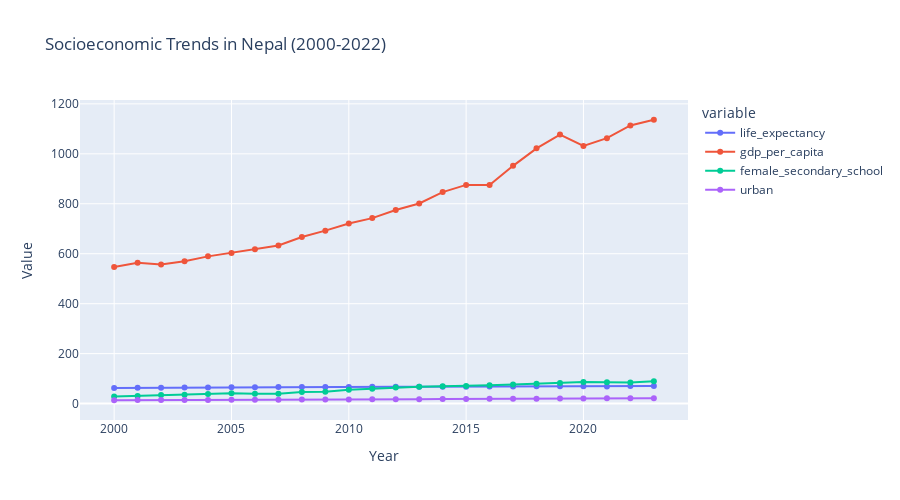

Notebook code for this chart:
### Code cell
# Socioeconomic Trends (Interactive)
fig = px.line(df_nepal, x='year', y=['life_expectancy','gdp_per_capita',
                                     'female_secondary_school','urban'],
              title='Socioeconomic Trends in Nepal (2000-2022)',
              markers=True)
fig.update_layout(xaxis_title='Year', yaxis_title='Value')
fig.show()

### Figure 1 — Plotly figure (JSON) as saved in the notebook; plotly's stock layout.template omitted (floating-point values rounded to 4 significant figures)
{"data": [{"hovertemplate": "variable=life_expectancy<br>year=%{x}<br>value=%{y}<extra></extra>", "legendgroup": "life_expectancy", "line": {"color": "#636efa", "dash": "solid"}, "marker": {"symbol": "circle"}, "mode": "lines+markers", "name": "life_expectancy", "orientation": "v", "showlegend": true, "type": "scatter", "x": [2000, 2001, 2002, 2003, 2004, 2005, 2006, 2007, 2008, 2009, 2010, 2011, 2012, 2013, 2014, 2015, 2016, 2017, 2018, 2019, 2020, 2021, 2022, 2023], "xaxis": "x", "y": [62.64, 63.29, 63.51, 64.23, 64.74, 65.28, 65.89, 66.17, 66.44, 66.6, 66.77, 67.12, 67.36, 67.6, 67.81, 67.37, 68.44, 68.74, 69.04, 69.3, 69.11, 68.39, 70.09, 70.35], "yaxis": "y"}, {"hovertemplate": "variable=gdp_per_capita<br>year=%{x}<br>value=%{y}<extra></extra>", "legendgroup": "gdp_per_capita", "line": {"color": "#EF553B", "dash": "solid"}, "marker": {"symbol": "circle"}, "mode": "lines+markers", "name": "gdp_per_capita", "orientation": "v", "showlegend": true, "type": "scatter", "x": [2000, 2001, 2002, 2003, 2004, 2005, 2006, 2007, 2008, 2009, 2010, 2011, 2012, 2013, 2014, 2015, 2016, 2017, 2018, 2019, 2020, 2021, 2022, 2023], "xaxis": "x", "y": [547.2, 564.3, 556.4, 570.3, 589.5, 603.2, 617.5, 633.2, 666.9, 692.4, 721.3, 742.6, 775.3, 801.0, 846.7, 875.5, 875.2, 951.9, 1022.0, 1077.0, 1032.0, 1063.0, 1114.0, 1136.0], "yaxis": "y"}, {"hovertemplate": "variable=female_secondary_school<br>year=%{x}<br>value=%{y}<extra></extra>", "legendgroup": "female_secondary_school", "line": {"color": "#00cc96", "dash": "solid"}, "marker": {"symbol": "circle"}, "mode": "lines+markers", "name": "female_secondary_school", "orientation": "v", "showlegend": true, "type": "scatter", "x": [2000, 2001, 2002, 2003, 2004, 2005, 2006, 2007, 2008, 2009, 2010, 2011, 2012, 2013, 2014, 2015, 2016, 2017, 2018, 2019, 2020, 2021, 2022, 2023], "xaxis": "x", "y": [27.95, 30.45, 34.06, 35.72, 38.38, 41.04, 39.52, 39.88, 46.2, 47.01, 55.61, 59.74, 64.91, 67.37, 69.3, 70.3, 73.28, 76.63, 79.59, 82.56, 86.43, 85.1, 84.35, 89.73], "yaxis": "y"}, {"hovertemplate": "variable=urban<br>year=%{x}<br>value=%{y}<extra></extra>", "legendgroup": "urban", "line": {"color": "#ab63fa", "dash": "solid"}, "marker": {"symbol": "circle"}, "mode": "lines+markers", "name": "urban", "orientation": "v", "showlegend": true, "type": "scatter", "x": [2000, 2001, 2002, 2003, 2004, 2005, 2006, 2007, 2008, 2009, 2010, 2011, 2012, 2013, 2014, 2015, 2016, 2017, 2018, 2019, 2020, 2021, 2022, 2023], "xaxis": "x", "y": [13.4, 13.95, 14.24, 14.54, 14.84, 15.15, 15.46, 15.78, 16.11, 16.43, 16.77, 17.11, 17.46, 17.82, 18.18, 18.56, 18.94, 19.34, 19.74, 20.15, 20.58, 21.01, 21.45, 21.9], "yaxis": "y"}], "layout": {"height": 500, "legend": {"title": {"text": "variable"}, "tracegroupgap": 0}, "title": {"text": "Socioeconomic Trends in Nepal (2000-2022)"}, "width": 900, "xaxis": {"anchor": "y", "domain": [0, 1], "title": {"text": "Year"}}, "yaxis": {"anchor": "x", "domain": [0, 1], "title": {"text": "Value"}}}}
